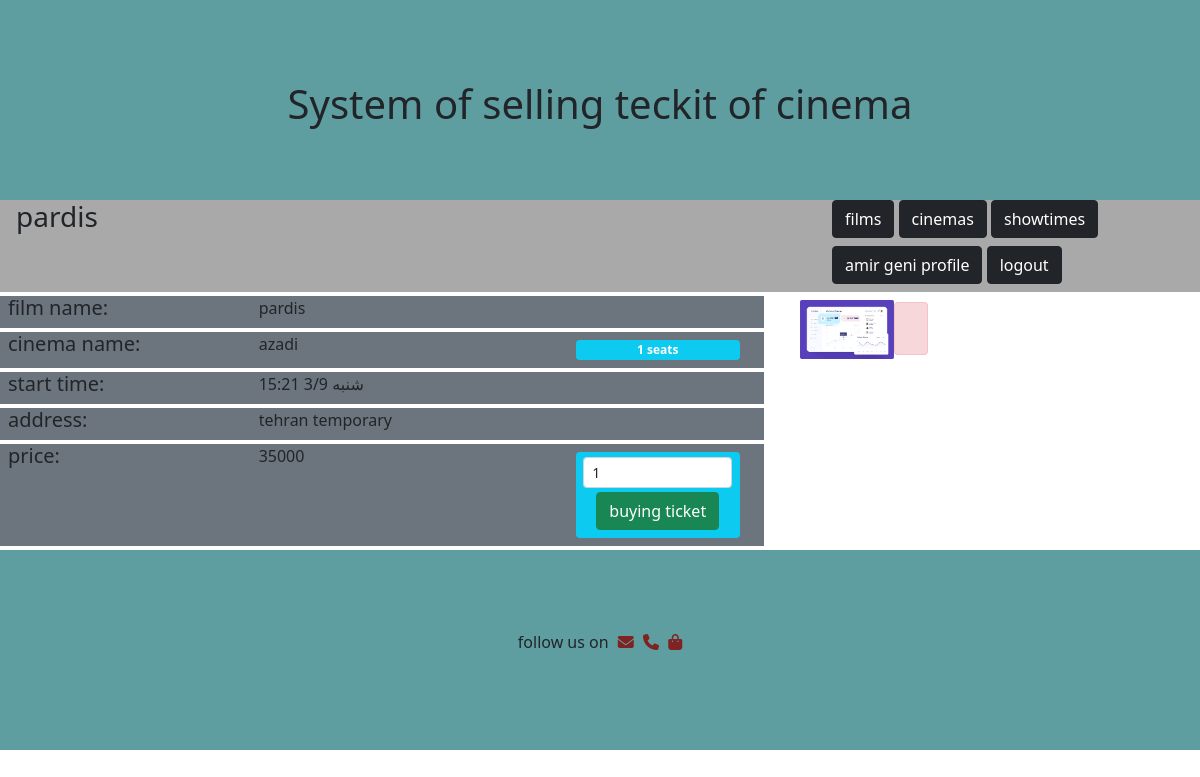
The page /tickting/showtime/details/1 (signed in) on the database its author committed.
### tickting/models.py (models this page shows, shortened)
class Showtime(models.Model):
    movie=models.ForeignKey('Movie',on_delete=models.PROTECT)
    cinema=models.ForeignKey('Cinema',on_delete=models.PROTECT)
    start_time=models.DateTimeField()
    price=models.IntegerField()
    salable_seats=models.IntegerField()
    free_seats=models.IntegerField()
    SALE_NOT_STARTED=1
    SALE_OPEN=2
    TICKETS_SOLD=3
    SALE_CLOSED=4
    MOVIE_PLAYED=5
    SHOW_CANCELED=6
    status_choice=(
        (SALE_NOT_STARTED,"sale not started"),
        (SALE_OPEN,"sale opened"),
        (TICKETS_SOLD,"tickets sold"),
        (SALE_CLOSED,"sale closed"),
        (MOVIE_PLAYED,"movie played"),
        (SHOW_CANCELED,"show cancelled")
    )
    status=models.IntegerField(choices=status_choice)

class Movie(models.Model):
    name=models.CharField(max_length=100)
    director=models.CharField(max_length=50)
    year=models.IntegerField()
    length=models.IntegerField()
    description=models.TextField()
    poster=models.ImageField("poster",upload_to="movie_posters/",blank=True)

class Cinema(models.Model):
    name=models.CharField(max_length=50)
    city=models.CharField(max_length=30)
    capacity=models.IntegerField()
    phone=models.CharField(max_length=20,null=True)
    address=models.TextField()
    poster = models.ImageField("poster", upload_to="movie_posters/",null=True,blank=True)

### tickting/views.py (the view, shortened to what this page needs)
# urls.py: path('showtime/details/<int:showtime_id>',views.showtime_details,name="showtime_details")
@login_required
def showtime_details(request,showtime_id):
    showtime=Showtime.objects.get(id=showtime_id)
    context={
        'showtime':showtime
    }
    return render(request,'showtime_details.html',context)

### tickting/templates/showtime_details.html (shortened to what this page needs)
{% extends 'pattern.html' %}
{% block toolbar_title %}<h3 >{{ showtime.movie.name }}</h3>{% endblock %}
{% block main_content %}
    <div class="row ">
    <div class="col-8">
        <div class="row bg-secondary my-1">
            <div class="col-4">
                <h5 class="mx-2">film name:</h5>
            </div>
            <div class="col-8">
                {{ showtime.movie.name }}
            </div>
        </div>
         <div class="row bg-secondary my-1">
            <div class="col-4">
                <h5 class="mx-2">cinema name:</h5>
            </div>
            <div class="col-8">
                <div class="row">
                    <div class="col-8">
                        {{ showtime.cinema.name }}
                    </div>
                    <div class="col-4 my-2 badge bg-info">
                        {{ showtime.free_seats }} seats
                    </div>
                </div>
            </div>
        </div>
        <div class="row bg-secondary my-1">
            <div class="col-4">
                <h5 class="mx-2">start time:</h5>
            </div>
            <div class="col-8">
              {{ showtime.start_time | date:"l n/j H:i" }}
            </div>
        </div>
        <div class="row bg-secondary my-1">
            <div class="col-4">
                <h5 class="mx-2">address:</h5>
            </div>
            <div class="col-8">
                {{ showtime.cinema.address }}
            </div>
        </div>
        <div class="row bg-secondary my-1">
            <div class="col-4">
                <h5 class="mx-2">price:</h5>
            </div>
            <div class="col-8">
                <div class="row">
                    <div class="col-8">
                        {{ showtime.price }}
                    </div>
                    <div class="col-4 my-2 badge bg-info">
                        <form action="" method="post" class="form-inline">
                            <select name="seat_count" class="form-control form-control form-control-sm ml-2">
                                <option value="1">1</option>
                            </select>
                            <button type="submit" class="btn btn-xs btn-success my-1" href="#">
                                buying ticket
                            </button>
                        </form>
                    </div>
                </div>
            </div>
        </div>
    </div>
    <div class="col-4">
            <img class="img-fluid my-2 w-25" src="{{ showtime.movie.poster.url }}" alt="{{ movie.name }}">
        <span class="alert alert-danger align-items-center small">
        </span>
        </div>
    </div>
{% endblock %}

### tickting/templates/pattern.html (shortened to what this page needs)
{% load static %}
<!DOCTYPE html>
<html lang="en">
<head >
    <link rel="stylesheet" href="{% static "tickting/bootstrap.min.css"  %}">
    <link rel="stylesheet" href="{% static "tickting/mystylem.css" %}">
    <link rel="stylesheet" href="https://cdnjs.cloudflare.com/ajax/libs/font-awesome/6.5.1/css/all.min.css" />
</head>
<body>
<div class="header">
        <h1>System of selling teckit of cinema</h1>
</div>
    <div class="bd1">
        <div class="row ">
            <div class="col-8 mx-3">
               {% block toolbar_title %}{% endblock %}
            </div>
            <div class="col-3">
                {% block toolbar_body %}
                    <button class="btn btn-dark"><a class="text-white" href={% url "movie_list" %}>films</a></button>
                    <button class="btn btn-dark"><a class="text-white" href="{% url "cinema-list" %}">cinemas</a></button>
                    <button class="btn btn-dark"><a class="text-white" href="{% url "showtime_list" %}">showtimes</a></button>
                    {% if user.is_authenticated %}
                        <button class="btn btn-dark my-2"><a class="text-white" href="{% url "profile_details" %}">{{ user.get_full_name }} profile</a></button>
                        <button class="btn btn-dark my-2"><a class="text-white" href="{% url "logout" %}">logout</a></button>
                    {% else %}
                        <button class="btn btn-dark"><a class="text-white" href="{% url "login" %}">login</a></button>
                    {% endif %}
                {% endblock %}
            </div>
        </div>
    </div>
{% block main_content %}{% endblock %}
 <div class="footer">
        <p>
            follow us on
            <a href="#" class="icon"><i class="fa fa-envelope" aria-hidden="true"></i></a>
            <a href="#" class="icon"><i class="fa fa-phone" aria-hidden="true"></i></a>
            <a href="#" class="icon"><i class="fa fa-shopping-bag" aria-hidden="true"></i></a>
        </p>
    </div>
</body>
</html>

### tickting/static/tickting/mystylem.css (style rules this page uses)
* { max-width: 100%; }
.header { display: flex; justify-content: center; padding: 80px; height: 200px; background-color: cadetblue; }
.footer { display: flex; justify-content: center; padding: 80px; height: 200px; background-color: cadetblue; }
.bd1 { background-color: darkgray; }
.icon { padding-left: 5px; color: #7f2222; }
a { all: unset; color: black; }

### rows shown on the page
Showtime: movie.name "pardis", cinema.name "azadi", free_seats "1", start_time "شنبه 3/9 15:21", cinema.address "tehran temporary", price "35000", movie.poster (picture)

### other values the page prints
{{ user.get_full_name }} "amir geni"
